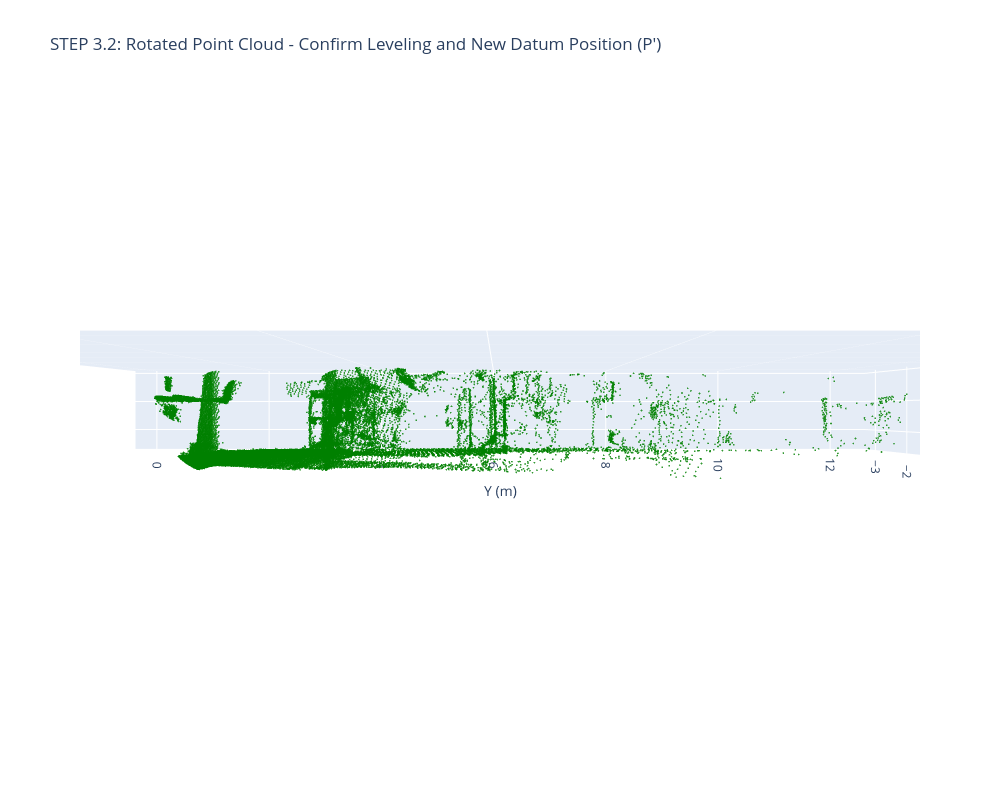

The cell this chart's notebook holds for it:
### Markdown cell above
### Applying ground levelling.

1. Apply

### Code cell
import numpy as np
import open3d as o3d
import os
import plotly.graph_objects as go
import math

# =================================================================
# PROCEDURE STEPS 2 & 3: AUTOMATIC ROTATION AND VISUAL CONFIRMATION
# Goal: 1. Calculate the 3x3 Rotation Matrix (R) to level the ground.
#       2. Apply R, save the leveled file, and visualize the result.
#       3. Manually record the new datum coordinates (P') from the plot.
# =================================================================

# --- CONFIGURATION ---
# 1. Path to the uncalibrated file (must be the same one used in Step 1)
FULL_PCD_PATH = r"C:\Users\Hazimi\OneDrive\CEEM222 6M MEC698 Internship\ground_calibration\uncalib\0,0,0.pcd"

# 2. Output path for the newly rotated (leveled) file
OUTPUT_PCD_PATH = r"C:\Users\Hazimi\OneDrive\CEEM222 6M MEC698 Internship\ground_calibration\calib\rotated_0,0,0.pcd"

# 3. RANSAC PARAMETERS
GROUND_Z_THRESHOLD = 0.2   # Z-coordinate value to roughly filter points below it as 'ground'.
MAX_RANSAC_DISTANCE = 0.01  # Max distance (meters) a point can be from the RANSAC plane (e.g., 1 cm)

# --- SCRIPT EXECUTION ---

if not os.path.exists(FULL_PCD_PATH):
    print(f"❌ ERROR: Input file not found at {FULL_PCD_PATH}")
    exit()

try:
    pcd = o3d.io.read_point_cloud(FULL_PCD_PATH)
    points = np.asarray(pcd.points)
    
    # ----------------------------------------------------
    # STEP 2.1: CALCULATE 3X3 ROTATION MATRIX (R)
    # ----------------------------------------------------

    # Filter initial ground points based on Z-threshold
    ground_indices = np.where(points[:, 2] < GROUND_Z_THRESHOLD)[0]
    
    if len(ground_indices) < 100:
        print(f"⚠️ Warning: Found only {len(ground_indices)} points below Z-threshold. Adjust 'GROUND_Z_THRESHOLD'.")
        ground_pcd = pcd
    else:
        ground_pcd = pcd.select_by_index(ground_indices)
    
    # Use RANSAC to fit the best-fit plane (ground)
    plane_model, _ = ground_pcd.segment_plane(
        distance_threshold=MAX_RANSAC_DISTANCE, ransac_n=3, num_iterations=1000
    )
    
    a, b, c, d = plane_model
    normal_vector = np.array([a, b, c])
    target_vector = np.array([0, 0, 1]) # Target: Z-axis
    
    # Calculate rotation components
    rotation_axis = np.cross(normal_vector, target_vector)
    dot_product = np.clip(np.dot(normal_vector, target_vector), -1.0, 1.0)
    rotation_angle = np.arccos(dot_product)
    
    # Build the rotation matrix
    if rotation_angle == 0:
        R = np.identity(3)
    else:
        rotation_axis_normalized = rotation_axis / np.linalg.norm(rotation_axis)
        R = pcd.get_rotation_matrix_from_axis_angle(rotation_axis_normalized * rotation_angle)

    # Output the calculated rotation matrix
    print("\n--- Procedure Status ---")
    print("STEP 2.2: Calculated 3x3 Rotation Matrix (R) for Leveling:")
    print(np.round(R, 7))
    print(f"Rotation Angle Magnitude: {np.degrees(rotation_angle):.4f} degrees")
    print("------------------------")
    
    # ----------------------------------------------------
    # STEP 3.1: APPLY ROTATION AND SAVE FILE
    # ----------------------------------------------------
    
    # Apply the rotation to the point cloud data
    pcd.rotate(R, center=(0, 0, 0)) 
    rotated_points = np.asarray(pcd.points)
    
    # Ensure the output directory exists and save the file
    os.makedirs(os.path.dirname(OUTPUT_PCD_PATH), exist_ok=True)
    o3d.io.write_point_cloud(OUTPUT_PCD_PATH, pcd)
    print(f"Rotated (leveled) file saved to: {OUTPUT_PCD_PATH}")

    # ----------------------------------------------------
    # STEP 3.2: VISUALIZE ROTATED DATA
    # ----------------------------------------------------
    
    fig = go.Figure(
        data=[
            go.Scatter3d(
                x=rotated_points[:, 0],
                y=rotated_points[:, 1],
                z=rotated_points[:, 2],
                mode='markers',
                marker=dict(size=1, opacity=0.8, color='green'),
                name='Rotated Point Cloud'
            )
        ]
    )
    
    # Set the default view to the YZ plane (looking down the X-axis)
    fig.update_layout(
        title=f"STEP 3.2: Rotated Point Cloud - Confirm Leveling and New Datum Position (P')",
        scene=dict(
            aspectmode='data',
            xaxis_title="X (m)", yaxis_title="Y (m)", zaxis_title="Z (m)",
            camera=dict(
                up=dict(x=0, y=0, z=1),
                center=dict(x=0, y=0, z=0),
                eye=dict(x=2, y=0, z=0) # Views the YZ plane
            )
        ),
        width=1000,
        height=800
    )
    fig.show()

    print("\n--- ACTION REQUIRED ---")
    print("STEP 3.3: Use the interactive plot to hover over the desired datum point (the one selected in Step 1).")
    print("Record the new X, Y, Z coordinates displayed in the hover tooltip.")
    print("These *rotated* coordinates (P') are the final coordinates before translation and will be used in Module 4.")
    print("------------------------")
    
except Exception as e:
    print(f"❌ Failed to execute ground leveling and visualization: {e}")

### Figure 1 — Plotly figure (JSON) as saved in the notebook; plotly's stock layout.template omitted (floating-point values rounded to 4 significant figures; data arrays with more than 128 entries replaced by an {"elided": "..."} marker saying what was removed)
{"data": [{"marker": {"color": "green", "opacity": 0.8, "size": 1}, "mode": "markers", "name": "Rotated Point Cloud", "type": "scatter3d", "x": {"elided": "36200 float values"}, "y": {"elided": "36200 float values"}, "z": {"elided": "36200 float values"}}], "layout": {"height": 800, "scene": {"aspectmode": "data", "camera": {"center": {"x": 0, "y": 0, "z": 0}, "eye": {"x": 2, "y": 0, "z": 0}, "up": {"x": 0, "y": 0, "z": 1}}, "xaxis": {"title": {"text": "X (m)"}}, "yaxis": {"title": {"text": "Y (m)"}}, "zaxis": {"title": {"text": "Z (m)"}}}, "title": {"text": "STEP 3.2: Rotated Point Cloud - Confirm Leveling and New Datum Position (P')"}, "width": 1000}}
